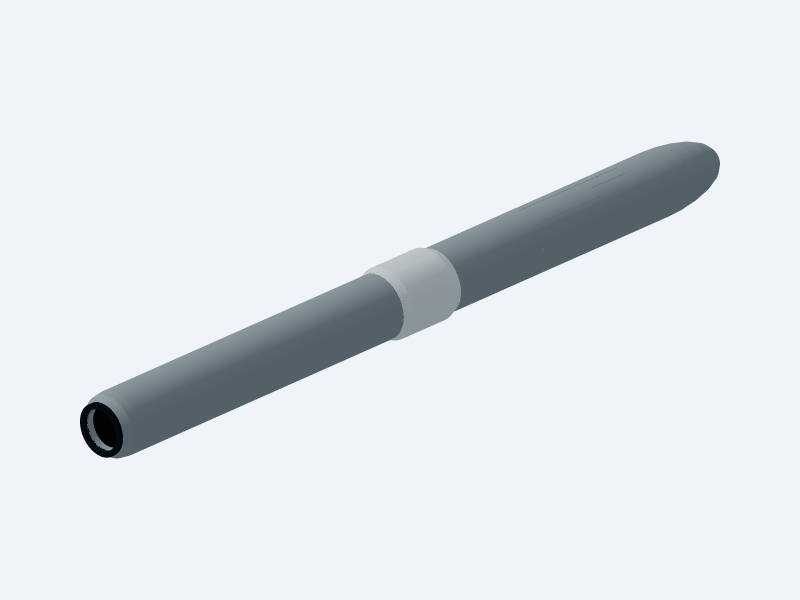
#> input picture cad/Phantom_Lens260_iso.png, 1600 x 1200 px, given in place of Phantom_Lens180_iso.png, which was not available (shown at 1/2 size)
$ python compare_phantom_lens_variants.py
#> lines starting #> are read from the running program, lines starting #| are printed output that depends on the picture; pictures that were not available may be replaced by others from this repository, and a replacement may not be noted
#> in main, `board = Image.new("RGB", (TILE_WIDTH * 3, TILE_HEIGHT * 3), "white")`: board: PIL image 2160x1500 RGB; every value is 255
"""Create a labeled review board from the generated Phantom snapshots."""

from pathlib import Path

from PIL import Image, ImageDraw, ImageOps


ROOT = Path(__file__).parent
WIDTHS = (180, 220, 260)
TILE_WIDTH = 720
TILE_HEIGHT = 500


def load_tile(path, size):
#> called with size = (720, 440)
    with Image.open(path) as image:
#> image is the input picture: PIL image 1600x1200 RGBA; mean R, G, B, A 226.1, 231.1, 236.2, 255
        return ImageOps.contain(image.convert("RGB"), size)
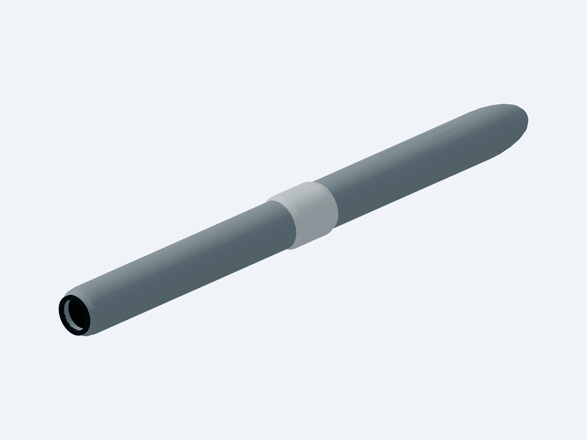
#> returned value: PIL image 587x440 RGB; mean R, G, B 226.1, 231.1, 236.2


def main():
    board = Image.new("RGB", (TILE_WIDTH * 3, TILE_HEIGHT * 3), "white")
    draw = ImageDraw.Draw(board)
    for column, width in enumerate(WIDTHS):
        x = column * TILE_WIDTH
        draw.text((x + 20, 15), f"{width} mm lens width", fill="black")

        iso = load_tile(ROOT / f"Phantom_Lens{width}_iso.png", (TILE_WIDTH, 440))
        board.paste(iso, (x + (TILE_WIDTH - iso.width) // 2, 45))
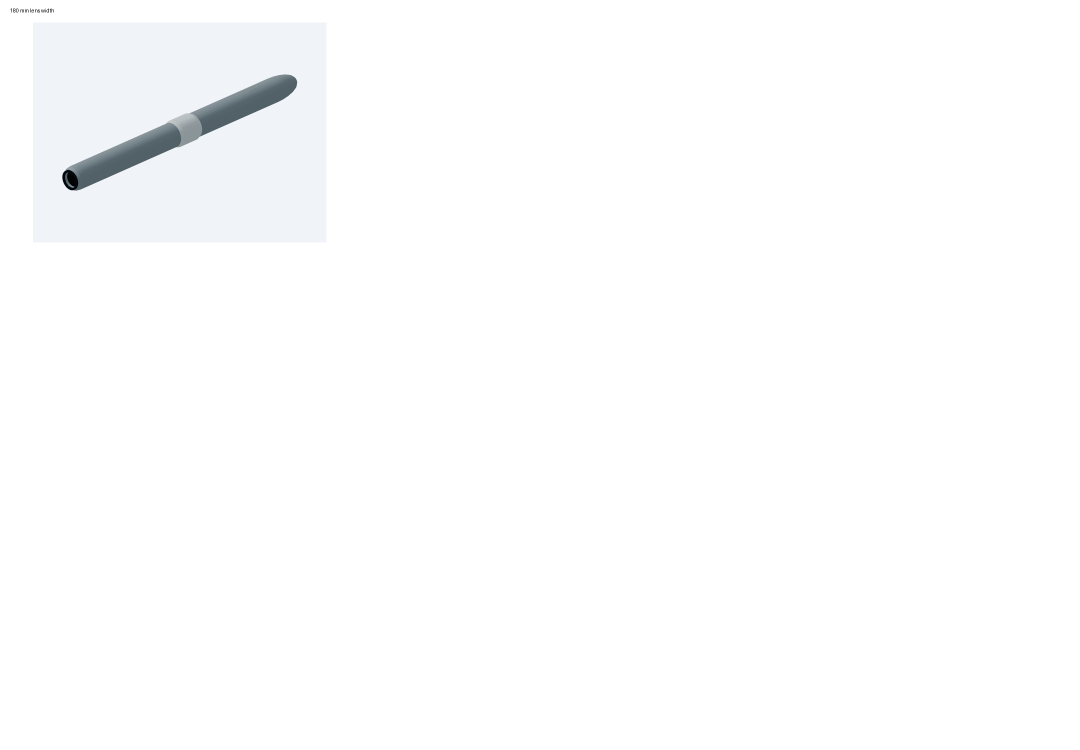
#> board: PIL image 2160x1500 RGB (shown at 1/2 size); mean R, G, B 252.7, 253.1, 253.5

        side_path = ROOT / f"Phantom_Lens{width}_side.png"
        side = load_tile(side_path, (TILE_WIDTH, 440))
#> call 2 of load_tile, with size = (720, 440)
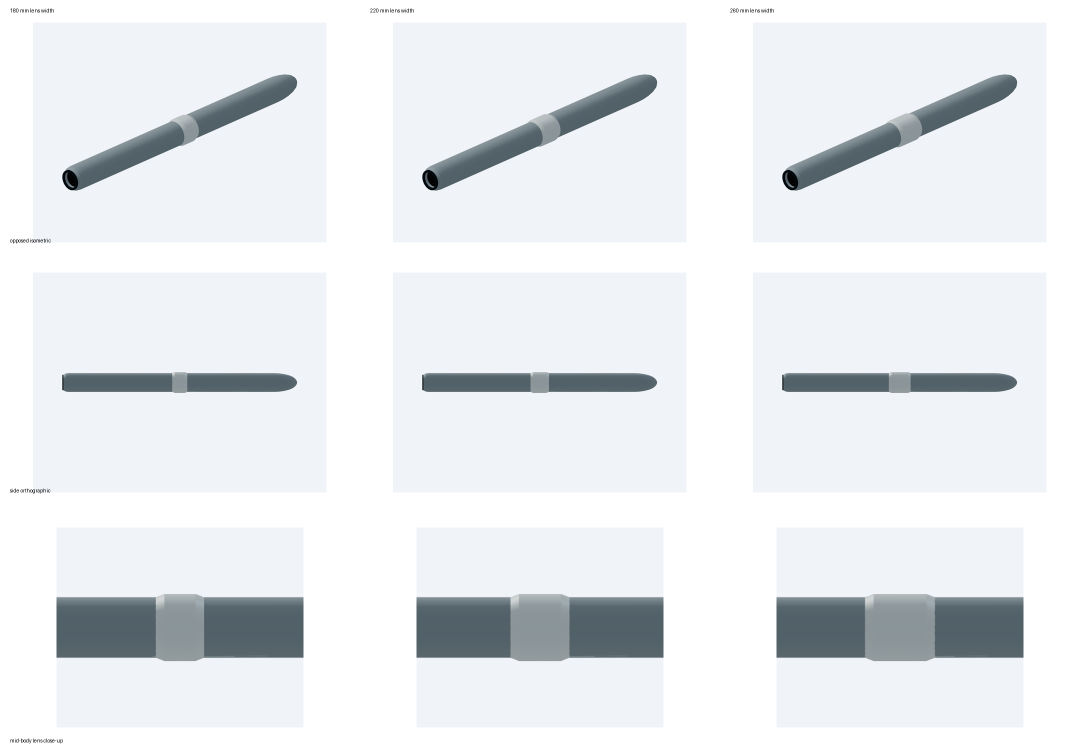
#> input picture cad/phantom/Phantom_Lens_Comparison.png, 2160 x 1500 px, given in place of Phantom_Lens180_side.png, which was not available (shown at 1/2 size)
#> in load_tile, image is the input picture: PIL image 2160x1500 RGB; mean R, G, B 231.5, 235, 238.5
#> in load_tile (call 2), `return ImageOps.contain(image.convert("RGB"), size)`:
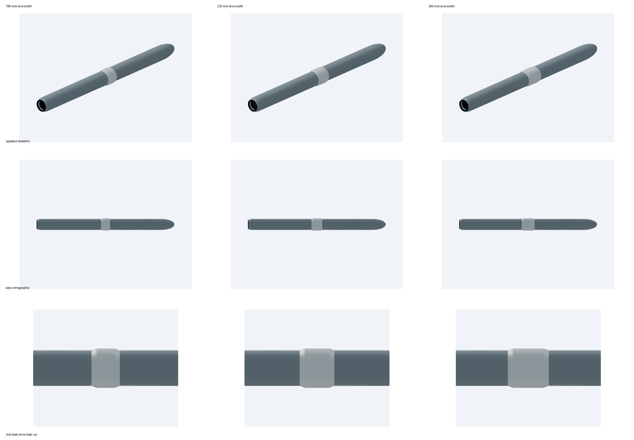
#> returned value: PIL image 634x440 RGB; mean R, G, B 231.5, 235, 238.5
        board.paste(side, (x + (TILE_WIDTH - side.width) // 2, TILE_HEIGHT + 45))

        with Image.open(side_path) as image:
            source = image.convert("RGB")
            center_x, center_y = source.width // 2, source.height // 2
#> center_x = 1080; center_y = 750
            lens = source.crop((center_x - 210, center_y - 170, center_x + 210, center_y + 170))
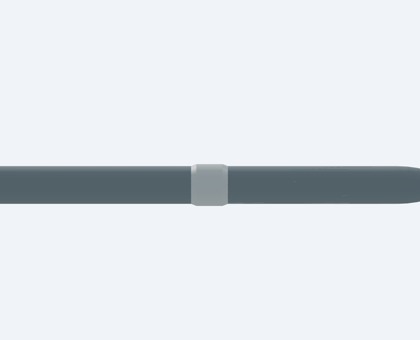
#> lens: PIL image 420x340 RGB; mean R, G, B 223.6, 228.7, 233.9
            lens = ImageOps.contain(lens, (TILE_WIDTH - 40, 400))
#> lens: PIL image 494x400 RGB
        board.paste(
            lens,
            (x + (TILE_WIDTH - lens.width) // 2, TILE_HEIGHT * 2 + 55),
        )

    for row, label in enumerate(("opposed isometric", "side orthographic", "mid-body lens close-up")):
        draw.text((20, row * TILE_HEIGHT + 475), label, fill="black")

    output = ROOT / "Phantom_Lens_Comparison.png"
    board.save(output)
    print(output)


if __name__ == "__main__":
#> (the run stopped early here; a loop or call above may not have finished)
